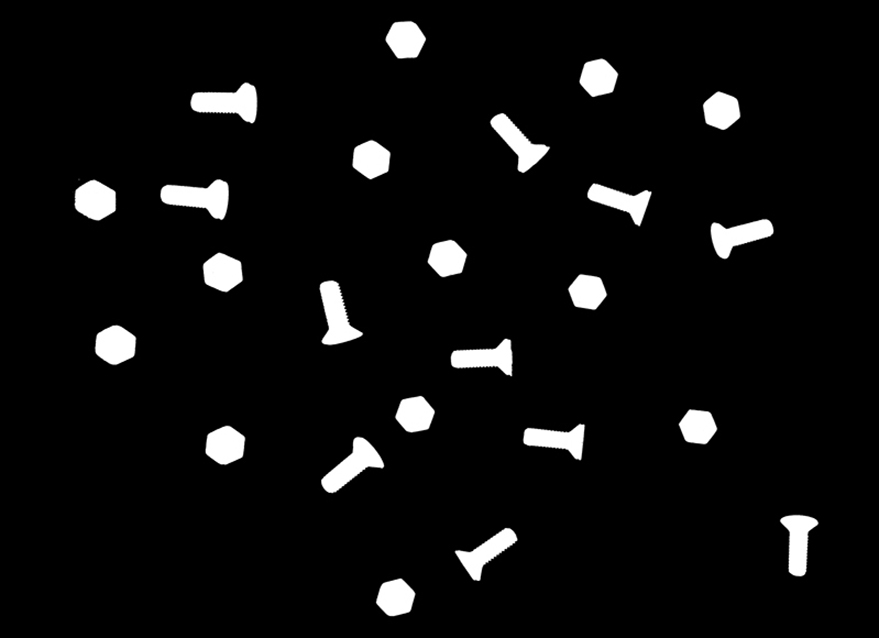
//> input picture 20-Clasificador Kmedias/Clasif.jpg, 879 x 638 px
$ ./Kmedias   (built with g++ and OpenCV 4)
//> lines starting //> are read from the running program, lines starting //| are printed output that depends on the picture; after the words box and inside, x2 and y2 are one past the last pixel; in counts of white or black regions, pixels touching at a corner belong together

#include <stdio.h>
#include <opencv2/opencv.hpp>
#include <opencv2/video/background_segm.hpp>
#include <opencv2/video/video.hpp>
#include <opencv2/opencv_modules.hpp>

//----------------------Clasificaci髇 no supervisada

using namespace cv;
using namespace std;

int main()
{
	Mat imagen, imagen_bin, imagen_color;
	vector<vector<Point> > contours;

	int i = 0, clase, k = 0;
	double perimetro, area;

	imagen = imread("Clasif.jpg", 1);
//> imagen is the input picture: 638 rows x 879 cols, CV_8UC3; min 0, max 255, mean 13.3

	// creaci髇 de imatrices para almacenar la imformaci髇
	Mat	test_data(10, 2, CV_32F);

	imagen_bin = Mat(imagen.size(), 8, 1);
	cvtColor(imagen, imagen, CV_BGR2GRAY);
//> imagen: 638 rows x 879 cols, CV_8UC1
	threshold(imagen, imagen_bin, 128, 255, CV_THRESH_BINARY);
//> imagen_bin: 638 rows x 879 cols, CV_8UC1; 5.2% white; 24 white regions

	imagen_color = Mat(imagen.size(), CV_8UC1, 3);
	cvtColor(imagen, imagen_color, CV_GRAY2BGR);
	imshow("Ventana", imagen_color);

	findContours(imagen_bin, contours, CV_RETR_LIST, CV_CHAIN_APPROX_NONE);
//> contours = 24 contours; largest, box (x1, y1, x2, y2) and area: (161, 179, 229, 220) 1514, (191, 83, 257, 123) 1482, (321, 437, 384, 493) 1383, (320, 281, 363, 345) 1354, (490, 113, 550, 173) 1256

	cout << endl << "El numero total de piezas a clasificar es: " << contours.size() << endl;
//| El numero total de piezas a clasificar es: 24

	int clusterCount = 2;
	Mat labels;
	int attempts = 1;
	Mat centers;

	for (size_t idx = 0; idx < 10; idx++) // 10 primeros contornos para b鷖queda autom醫ica del centroide de cada clase
	{
		area = contourArea(contours[idx], false);
		perimetro = arcLength(contours[idx], 1);

		test_data.at<float>(idx, 0) = perimetro;
		test_data.at<float>(idx, 1) = area;

		cout << "Perimetro: [" << idx << "] " << perimetro << "   Area: [" << idx << "] " << area << endl;

		cvtColor(imagen, imagen_color, CV_GRAY2BGR);
		Scalar color_verde(0, 255, 0);
		drawContours(imagen_color, contours, idx, color_verde, 2);
		imshow("Ventana", imagen_color);
		waitKey(0);
	}
//> this loop made 10 passes
//> (area, perimetro) on passes 1 to 10: (1021, 122.2), (1156.5, 188.1), (1190.5, 176), (1383, 189.1), (1098, 127.4), (1114, 183.1), (929.5, 118), (995, 122.2), (1164, 184.2), (1167, 131.1)
//| Perimetro: [0] 122.225   Area: [0] 1021
//| Perimetro: [1] 188.066   Area: [1] 1156.5
//| Perimetro: [2] 175.983   Area: [2] 1190.5
//| Perimetro: [3] 189.137   Area: [3] 1383
//| Perimetro: [4] 127.397   Area: [4] 1098
//| Perimetro: [5] 183.054   Area: [5] 1114
//| Perimetro: [6] 117.983   Area: [6] 929.5
//| Perimetro: [7] 122.225   Area: [7] 995
//> (output is shown up to pass 8 of 10)
//> pass 2, `imshow("Ventana", imagen_color);`:
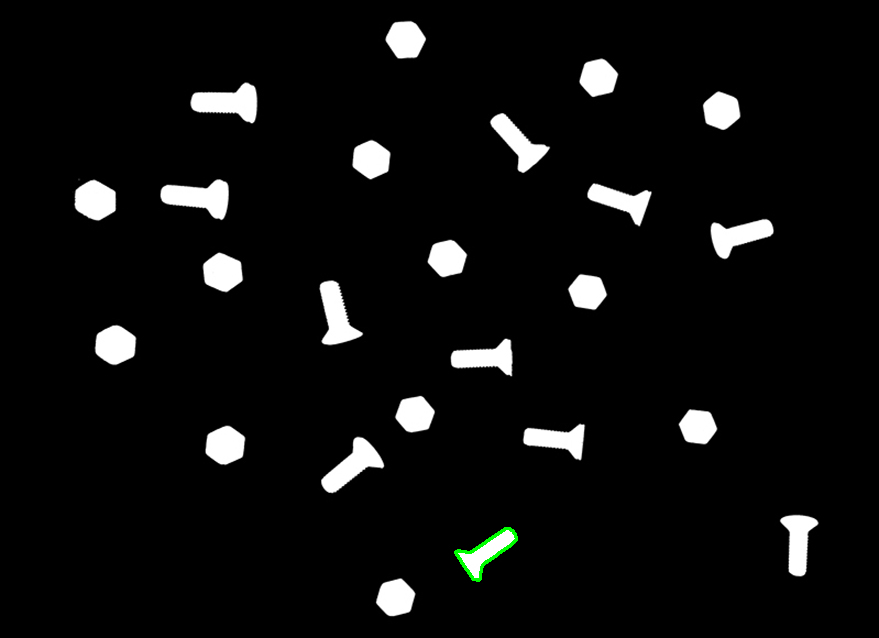
//> window 'Ventana': 638 rows x 879 cols, CV_8UC3; mean B, G, R 13.1, 13.4, 13.1
//> after the loop:
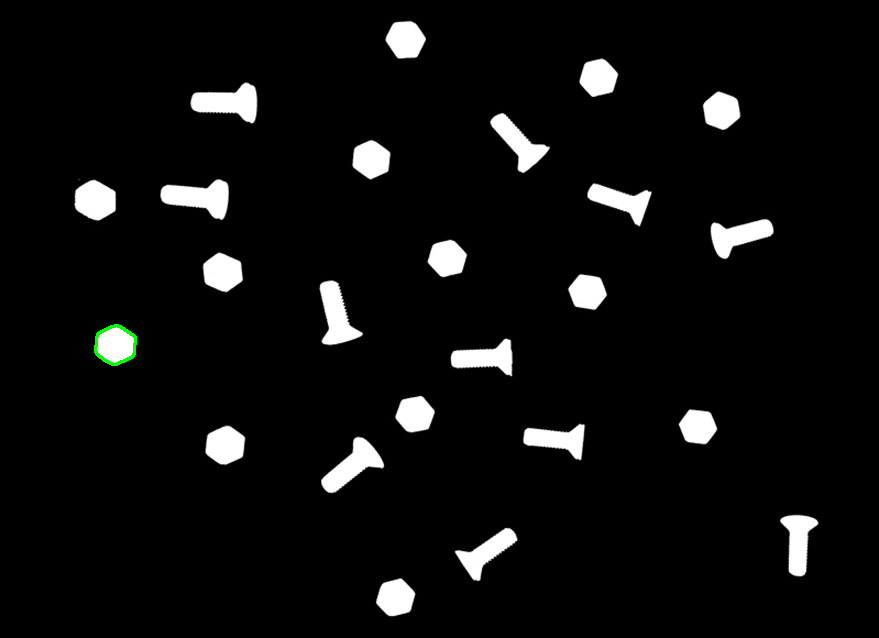
//> imagen_color: 638 rows x 879 cols, CV_8UC3; 0.08% of pixels changed, all inside (x1, y1, x2, y2) = (94, 324, 137, 366)

	kmeans(test_data, clusterCount, labels, TermCriteria(CV_TERMCRIT_ITER | CV_TERMCRIT_EPS, 10, 1.0), attempts, KMEANS_RANDOM_CENTERS, centers);
//> labels = [1, 0, 0, 0, 1, 1, 1, 1, 0, 0]; centers = [[173.7, 1212.2], [134.6, 1031.5]]

	cout << "Cluster [" << labels.at<int>(0, 0) << "] is: Tuerca with center: (" << centers.at< float>(0, 0) << ", " << centers.at< float>(0, 1) << ")" << endl;
//| Cluster [1] is: Tuerca with center: (173.693, 1212.2)
	cout << "Cluster [" << labels.at<int>(0, 1) << "] is: Tornillo with center: (" << centers.at< float>(1, 0) << ", " << centers.at< float>(1, 1) << ")" << endl << endl;
//| Cluster [0] is: Tornillo with center: (134.577, 1031.5)

	waitKey(0);

	for (size_t idx = 10; idx < contours.size(); idx++) // Clasificaci髇 de los 14 contornos restantes de la imagen
	{
		cvtColor(imagen, imagen_color, CV_GRAY2BGR);
		Scalar color_rojo(0, 0, 255);
		drawContours(imagen_color, contours, idx, color_rojo, 2);
		float d0 = 0, d1 = 0;

		d0 = sqrt((pow((arcLength(contours[idx], 1) - centers.at< float>(0, 0)), 2)) + (pow((contourArea(contours[idx], false) - centers.at< float>(0, 1)), 2)));
		d1 = sqrt((pow((arcLength(contours[idx], 1) - centers.at< float>(1, 0)), 2)) + (pow((contourArea(contours[idx], false) - centers.at< float>(1, 1)), 2)));

		cout << "La destancia desde el objeto al cluster[0] es: " << d0 << endl;
		cout << "La destancia desde el objeto al cluster[1] es: " << d1 << endl;

		imshow("Ventana", imagen_color);

		if (d1 < d0)
			cout << "La pieza resaltada es un Tornillo" << endl;
		else
			cout << "La pieza resaltada es un Tuerca" << endl << endl;

		waitKey(0);
	}
//> this loop made 14 passes
//> (d0, d1) on passes 1 to 12: (144.6, 329.5), (272.1, 87.29), (124.8, 64.81), (219.6, 35.2), (42.69, 227.6), (91.31, 102.8), (40.97, 178), (302.3, 485.9), (190, 11.46), (46.17, 231), (227.6, 42.97), (271.2, 455.1)
//| La destancia desde el objeto al cluster[0] es: 144.63
//| La destancia desde el objeto al cluster[1] es: 329.507
//| La pieza resaltada es un Tuerca
//| La destancia desde el objeto al cluster[0] es: 272.123
//> (the first 4 of 24 printed lines)
//> (output is shown up to pass 8 of 14)
//> pass 1, `imshow("Ventana", imagen_color);`:
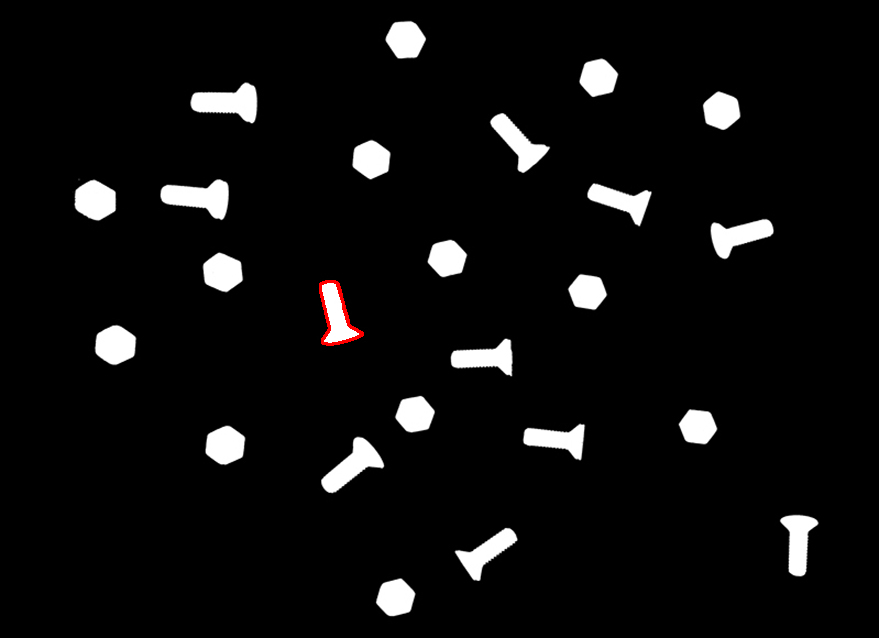
//> window 'Ventana': 638 rows x 879 cols, CV_8UC3; mean B, G, R 13.1, 13.1, 13.4
//> after the loop:
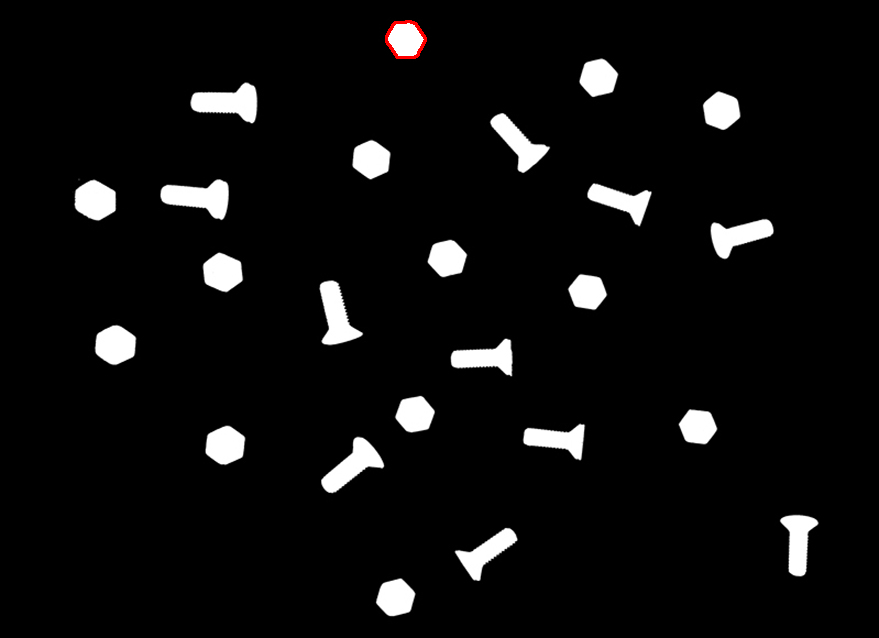
//> imagen_color: 638 rows x 879 cols, CV_8UC3; 0.15% of pixels changed, all inside (x1, y1, x2, y2) = (94, 20, 427, 366)
	return 0;
}

$ run again, with 20-Clasificador Kmedias/Clase1.jpg copied over 20-Clasificador Kmedias/Clasif.jpg
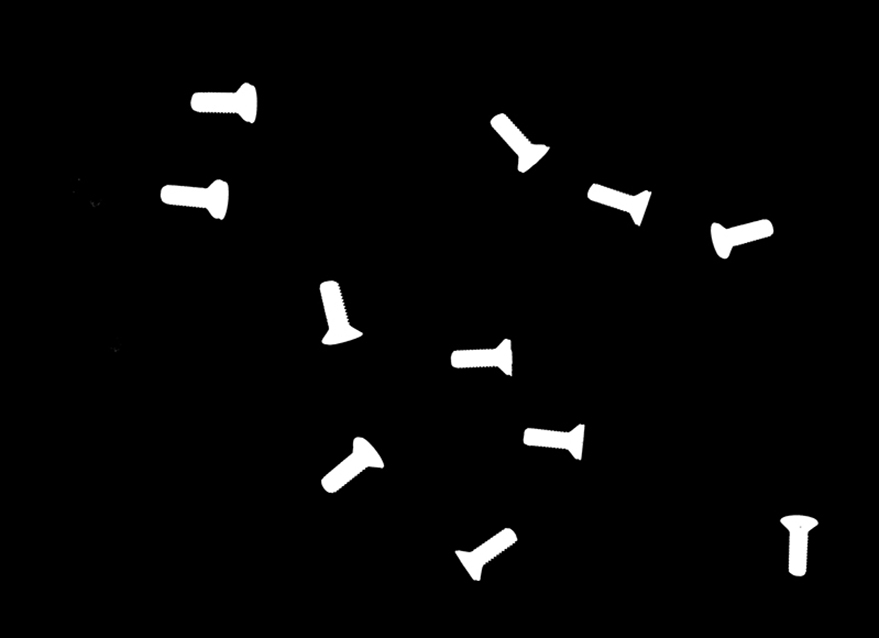
//> input picture 20-Clasificador Kmedias/Clase1.jpg, 879 x 638 px
//> imagen is the input picture: 638 rows x 879 cols, CV_8UC3; min 0, max 255, mean 6.7
//> imagen: 638 rows x 879 cols, CV_8UC1
//> imagen_bin: 638 rows x 879 cols, CV_8UC1; 2.6% white; 11 white regions
//> contours = 11 contours; largest, box (x1, y1, x2, y2) and area: (161, 179, 229, 220) 1507, (191, 83, 257, 123) 1470, (321, 437, 384, 493) 1377, (320, 281, 363, 345) 1346, (711, 219, 773, 259) 1244
//| El numero total de piezas a clasificar es: 11
//> the loop `for (size_t idx = 0; idx < 10; idx++)` made 10 passes
//> (area, perimetro) on passes 1 to 8: (1149.5, 188.1), (1187, 176.2), (1377, 189.1), (1102, 180.6), (1155, 184.2), (1346, 202.2), (1243.5, 181), (1117.5, 183.4)
//> (printed output is left out)
//> after the loop `for (size_t idx = 0; idx < 10; idx++)`:
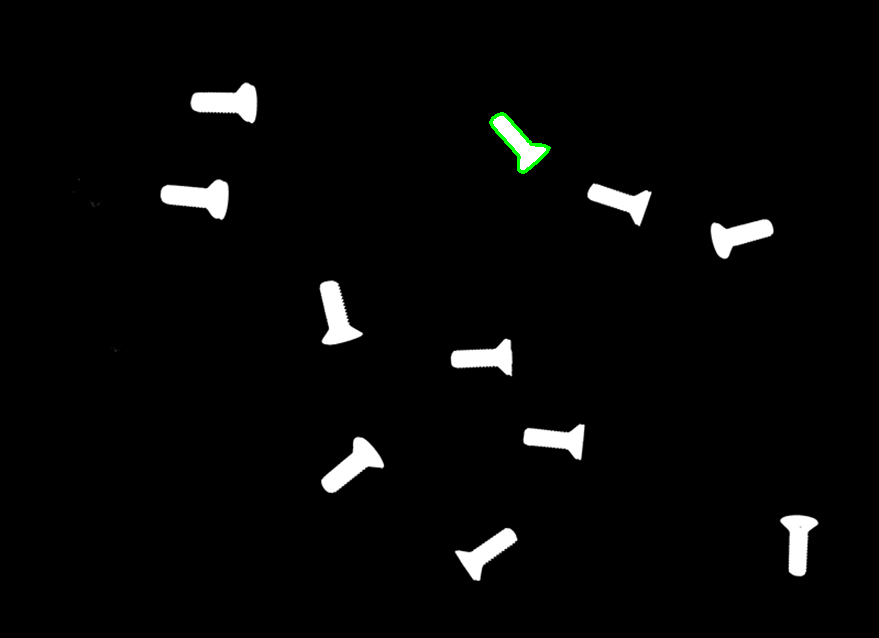
//> imagen_color: 638 rows x 879 cols, CV_8UC3; 0.11% of pixels changed, all inside (x1, y1, x2, y2) = (489, 112, 551, 174)
//> labels = [1, 1, 0, 1, 1, 0, 1, 1, 0, 1]; centers = [[194.7, 1410], [182.9, 1171.1]]
//| Cluster [1] is: Tuerca with center: (194.671, 1410)
//| Cluster [1] is: Tornillo with center: (182.916, 1171.07)
//> the loop `for (size_t idx = 10; idx < contours.size(); idx++)` made 1 pass
//> (d0, d1) on pass 1: (60, 299.2)
//> (printed output is left out)
//> pass 1, `imshow("Ventana", imagen_color);`:
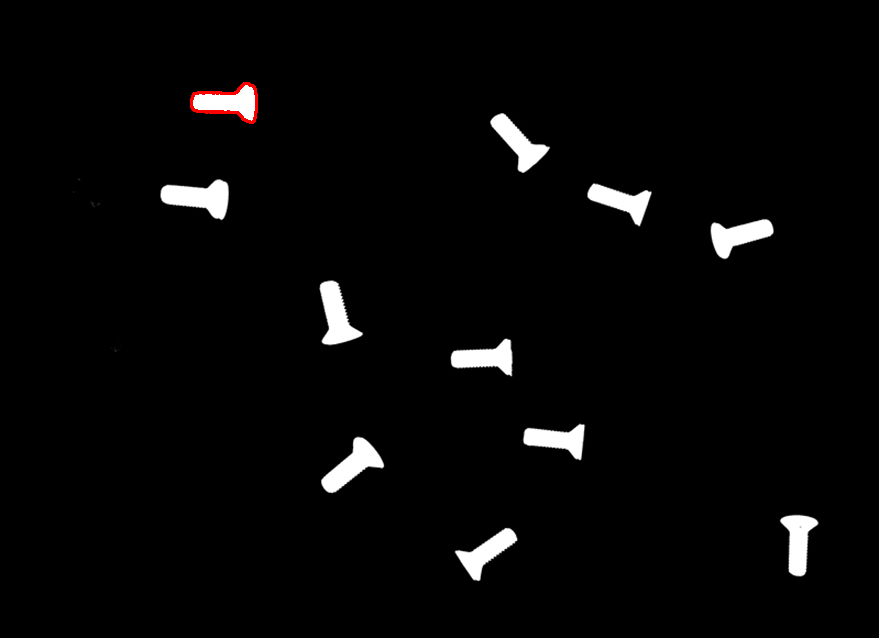
//> window 'Ventana': 638 rows x 879 cols, CV_8UC3; mean B, G, R 6.6, 6.6, 6.8

$ run again, with 20-Clasificador Kmedias/Clase2.jpg copied over 20-Clasificador Kmedias/Clasif.jpg
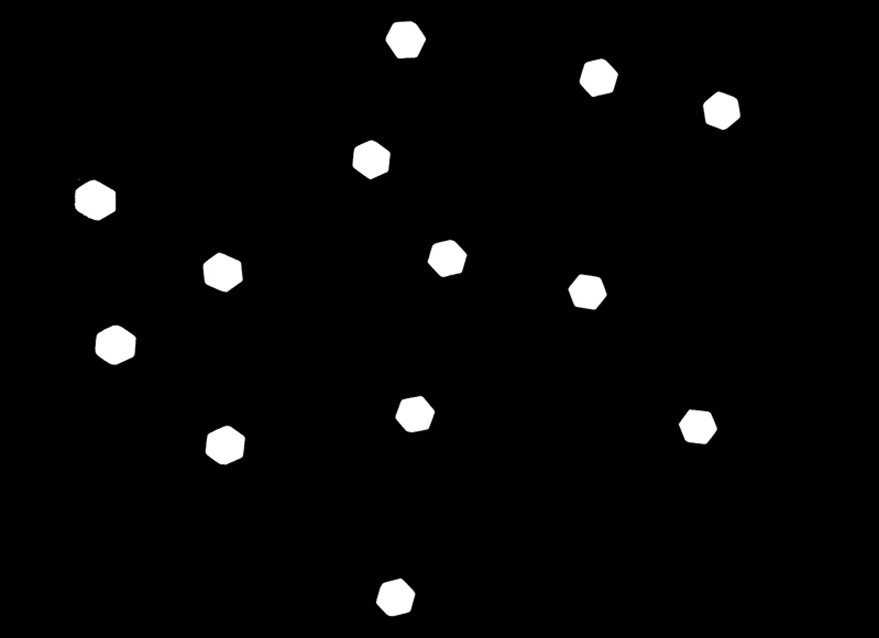
//> input picture 20-Clasificador Kmedias/Clase2.jpg, 879 x 638 px
//> imagen is the input picture: 638 rows x 879 cols, CV_8UC3; min 0, max 255, mean 6.5
//> imagen: 638 rows x 879 cols, CV_8UC1
//> imagen_bin: 638 rows x 879 cols, CV_8UC1; 2.5% white; 13 white regions
//> contours = 13 contours; largest, box (x1, y1, x2, y2) and area: (75, 180, 116, 220) 1208, (95, 325, 136, 365) 1167, (206, 426, 245, 465) 1098, (203, 253, 243, 292) 1096, (386, 21, 426, 58) 1056
//| El numero total de piezas a clasificar es: 13
//> the loop `for (size_t idx = 0; idx < 10; idx++)` made 10 passes
//> (area, perimetro) on passes 1 to 8: (1021, 122.2), (1098, 127.4), (929.5, 118), (995, 122.2), (1167, 131.1), (945.5, 119.6), (1096, 128.2), (999, 121.1)
//> (printed output is left out)
//> after the loop `for (size_t idx = 0; idx < 10; idx++)`:
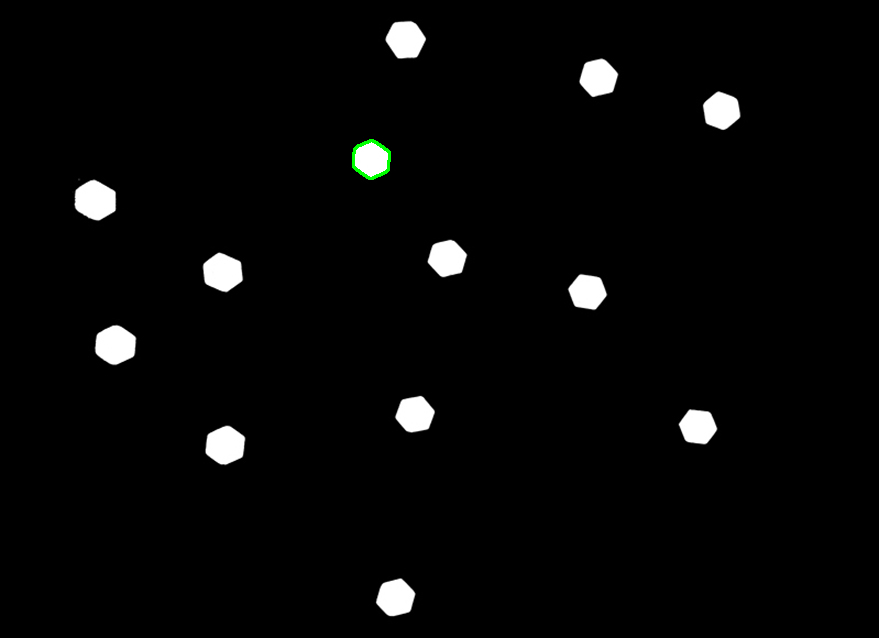
//> imagen_color: 638 rows x 879 cols, CV_8UC3; 0.07% of pixels changed, all inside (x1, y1, x2, y2) = (352, 139, 391, 180)
//> labels = [1, 0, 1, 1, 0, 1, 0, 1, 0, 1]; centers = [[129.9, 1142.4], [121.1, 986.5]]
//| Cluster [1] is: Tuerca with center: (129.872, 1142.38)
//| Cluster [0] is: Tornillo with center: (121.087, 986.5)
//> the loop `for (size_t idx = 10; idx < contours.size(); idx++)` made 3 passes
//> (d0, d1) on passes 1 to 3: (151.7, 4.58), (131.6, 24.53), (87.02, 69.1)
//> (printed output is left out)
//> after the loop `for (size_t idx = 10; idx < contours.size(); idx++)`:
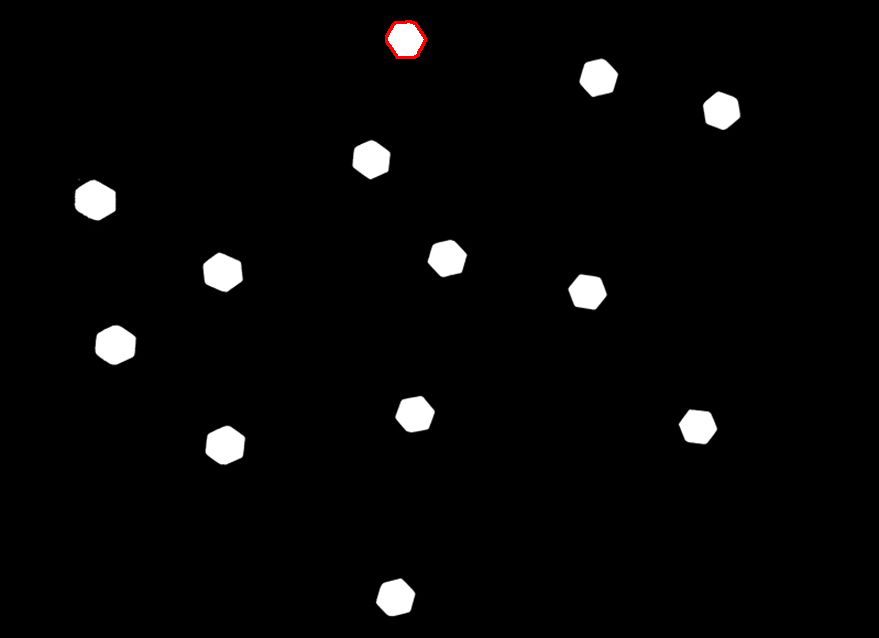
//> imagen_color: 638 rows x 879 cols, CV_8UC3; 0.14% of pixels changed, all inside (x1, y1, x2, y2) = (352, 20, 427, 180)
